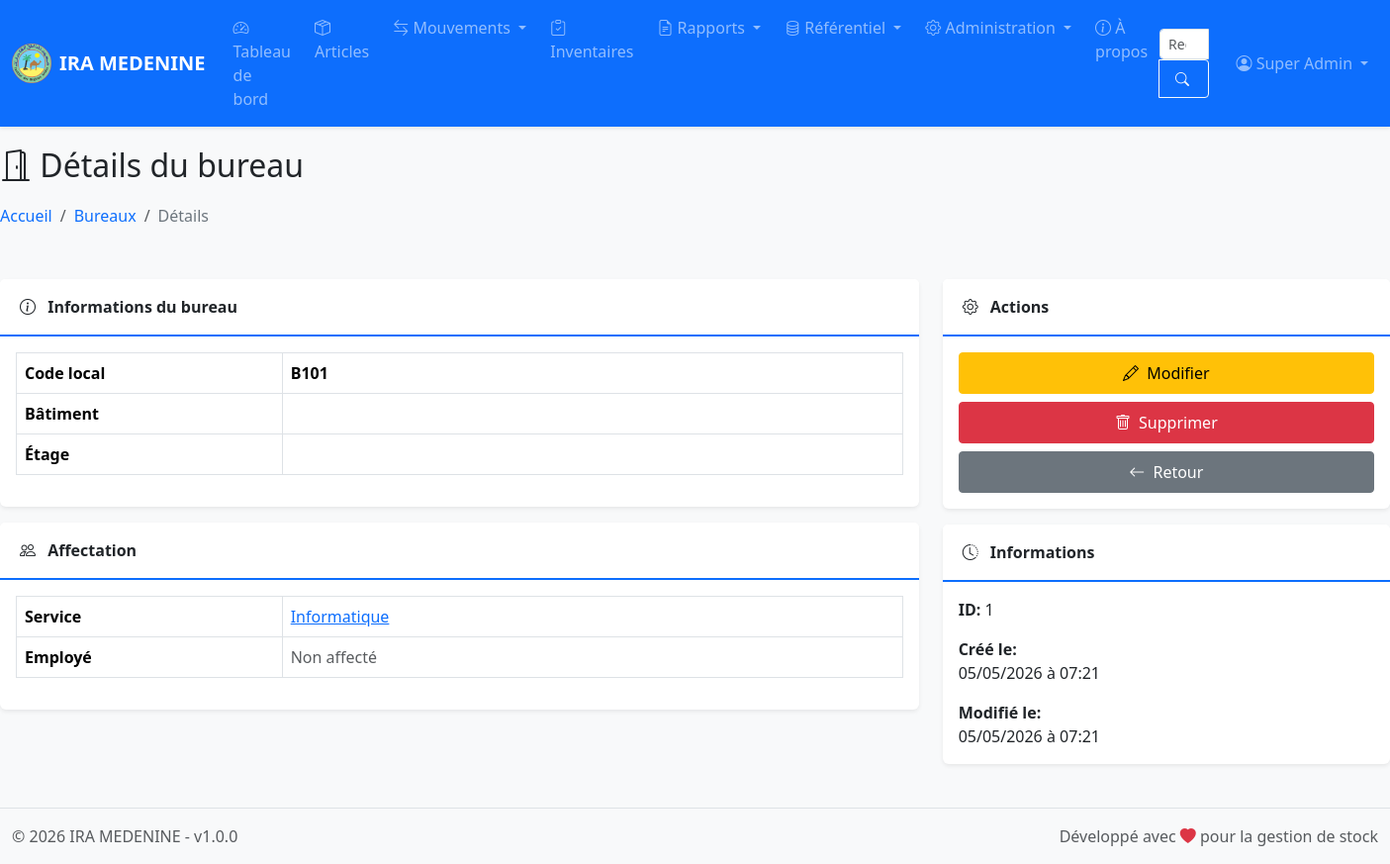
Screenshot of /pages/bureaux/view.php?id=1 (signed in) with the database file from the repository.
### tables this page shows
CREATE TABLE IF NOT EXISTS `parametres` (
  `id` int NOT NULL AUTO_INCREMENT,
  `nom_etablissement` varchar(255) NOT NULL,
  `logo` varchar(255) DEFAULT NULL,
  `adresse` text,
  `tel_fixe` varchar(20) DEFAULT NULL,
  `tel_mobile` varchar(20) DEFAULT NULL,
  `fax` varchar(20) DEFAULT NULL,
  `email` varchar(100) DEFAULT NULL,
  `site_web` varchar(50) NOT NULL,
  `created_at` timestamp NOT NULL DEFAULT CURRENT_TIMESTAMP,
  `updated_at` timestamp NOT NULL DEFAULT CURRENT_TIMESTAMP ON UPDATE CURRENT_TIMESTAMP,
  PRIMARY KEY (`id`)
);

CREATE TABLE `bureaux` (
  `id` int(11) NOT NULL AUTO_INCREMENT,
  `code_local` varchar(50) NOT NULL,
  `service_id` int(11) NOT NULL,
  `employe_id` int(11) DEFAULT NULL,
  `created_at` timestamp NOT NULL DEFAULT CURRENT_TIMESTAMP,
  `updated_at` timestamp NOT NULL DEFAULT CURRENT_TIMESTAMP ON UPDATE CURRENT_TIMESTAMP,
  PRIMARY KEY (`id`),
  UNIQUE KEY `code_local` (`code_local`),
  KEY `idx_service` (`service_id`),
  KEY `idx_employe` (`employe_id`),
  CONSTRAINT `fk_bureau_service` FOREIGN KEY (`service_id`) REFERENCES `services` (`id`),
  CONSTRAINT `fk_bureau_employe` FOREIGN KEY (`employe_id`) REFERENCES `employes` (`id`) ON DELETE SET NULL
);

CREATE TABLE IF NOT EXISTS `services` (
  `id` int NOT NULL AUTO_INCREMENT,
  `nom` varchar(100) NOT NULL,
  `notes` text,
  `created_at` timestamp NOT NULL DEFAULT CURRENT_TIMESTAMP,
  `updated_at` timestamp NOT NULL DEFAULT CURRENT_TIMESTAMP ON UPDATE CURRENT_TIMESTAMP,
  PRIMARY KEY (`id`),
  KEY `idx_nom` (`nom`)
);

### classes/Database.php (called while the page is built, shortened)
<?php
class Database {
    private static $instance = null;
    private $connection;
    private $stmt;
    private function __construct() {
        try {
            $dsn = "mysql:host=" . DB_HOST . ";dbname=" . DB_NAME . ";charset=" . DB_CHARSET;
            $options = [
                PDO::ATTR_ERRMODE => PDO::ERRMODE_EXCEPTION,
                PDO::ATTR_DEFAULT_FETCH_MODE => PDO::FETCH_ASSOC,
                PDO::ATTR_EMULATE_PREPARES => true,
                PDO::ATTR_PERSISTENT => true,
                PDO::MYSQL_ATTR_INIT_COMMAND => "SET NAMES " . DB_CHARSET
            ];
            $this->connection = new PDO($dsn, DB_USER, DB_PASS, $options);
        } catch (PDOException $e) {
            die("Erreur de connexion à la base de données: " . $e->getMessage());
        }
    }
    public static function getInstance() {
        if (self::$instance === null) {
            self::$instance = new self();
        }
        return self::$instance;
    }
    public function prepare($sql) {
        $this->stmt = $this->connection->prepare($sql);
        return $this;
    }
    public function bind($param, $value, $type = null) {
        if (is_null($type)) {
            switch (true) {
                default:
                    $type = PDO::PARAM_STR;
            }
        }
        $this->stmt->bindValue($param, $value, $type);
        return $this;
    }
    public function fetch() {
        $this->stmt->execute();
        return $this->stmt->fetch();
    }
}

### config/config.php (called while the page is built, shortened)
<?php
spl_autoload_register(function ($class) {
    $class_file = ROOT_PATH . '/classes/' . $class . '.php';
});

### classes/Auth.php (called while the page is built, shortened)
<?php
class Auth {
    private $db;
    public function __construct() {
        $this->db = Database::getInstance();
    }
    public function isLoggedIn() {
        if (isset($_SESSION['user_id']) && isset($_SESSION['last_activity'])) {
            return true;
        }
        return false;
    }
    public function getUser() {
        if ($this->isLoggedIn()) {
            return [
                'id' => $_SESSION['user_id'],
                'login' => $_SESSION['user_login'],
                'nom' => $_SESSION['user_nom'],
                'prenom' => $_SESSION['user_prenom'],
                'mail' => $_SESSION['user_mail'],
                'role_id' => $_SESSION['user_role_id'],
                'role_name' => $_SESSION['user_role_name']
            ];
        }
        return null;
    }
    public function isAdmin() {
        return isset($_SESSION['user_role_name']) && $_SESSION['user_role_name'] === 'admin';
    }
    public function hasPermission($module, $action) {
        if ($this->isAdmin()) {
            return true;
        }
        $sql = "SELECT COUNT(*) as count
                FROM role_permissions rp
                INNER JOIN permissions p ON rp.permission_id = p.id
                WHERE rp.role_id = :role_id
                AND p.module = :module
                AND p.action = :action";
        $this->db->prepare($sql);
        $this->db->bind(':role_id', $_SESSION['user_role_id']);
        $this->db->bind(':module', $module);
        $this->db->bind(':action', $action);
        $result = $this->db->fetch();
        return $result['count'] > 0;
    }
}

### pages/bureaux/view.php (the view, shortened to what this page needs)
<?php
require_once __DIR__ . '/../../includes/header.php';
$auth->requirePermission('bureaux', 'view');
$db = Database::getInstance();
$id = $_GET['id'] ?? 0;
$sql = "SELECT b.*,
               s.nom as service_nom,
               e.nom as employe_nom, e.prenom as employe_prenom, e.matricule
        FROM bureaux b
        LEFT JOIN services s ON b.service_id = s.id
        LEFT JOIN employes e ON b.employe_id = e.id
        WHERE b.id = :id";
$db->prepare($sql);
$db->bind(':id', $id);
$bureau = $db->fetch();
?>
<?php require_once __DIR__ . '/../../includes/navbar.php'; ?>
<div class="container-fluid main-container">
    <div class="row mb-4">
        <div class="col-12">
            <h2><i class="bi bi-door-open"></i> Détails du bureau</h2>
            <nav aria-label="breadcrumb">
                <ol class="breadcrumb">
                    <li class="breadcrumb-item"><a href="<?php echo BASE_URL; ?>/index.php">Accueil</a></li>
                    <li class="breadcrumb-item"><a href="<?php echo BASE_URL; ?>/pages/bureaux/index.php">Bureaux</a></li>
                    <li class="breadcrumb-item active">Détails</li>
                </ol>
            </nav>
        </div>
    </div>
    <div class="row">
        <div class="col-md-8">
            <div class="card mb-3">
                <div class="card-header"><i class="bi bi-info-circle"></i> Informations du bureau</div>
                <div class="card-body">
                    <table class="table table-bordered">
                        <tr>
                            <th width="30%">Code local</th>
                            <td><strong><?php echo htmlspecialchars($bureau['code_local']); ?></strong></td>
                        </tr>
                        <tr>
                            <th>Bâtiment</th>
                            <td><?php echo htmlspecialchars($bureau['batiment']); ?></td>
                        </tr>
                        <tr>
                            <th>Étage</th>
                            <td><?php echo htmlspecialchars($bureau['etage']); ?></td>
                        </tr>
                    </table>
                </div>
            </div>
            <div class="card mb-3">
                <div class="card-header"><i class="bi bi-people"></i> Affectation</div>
                <div class="card-body">
                    <table class="table table-bordered">
                        <tr>
                            <th width="30%">Service</th>
                            <td>
                                <?php if ($bureau['service_nom']): ?>
                                    <a href="<?php echo BASE_URL; ?>/pages/services/view.php?id=<?php echo $bureau['service_id']; ?>">
                                        <?php echo htmlspecialchars($bureau['service_nom']); ?>
                                    </a>
                                <?php else: ?>
                                    <span class="text-muted">Non affecté</span>
                                <?php endif; ?>
                            </td>
                        </tr>
                        <tr>
                            <th>Employé</th>
                            <td>
                                <?php if ($bureau['employe_nom']): ?>
                                    <a href="<?php echo BASE_URL; ?>/pages/employes/view.php?id=<?php echo $bureau['employe_id']; ?>">
                                        <?php echo htmlspecialchars($bureau['employe_nom'] . ' ' . $bureau['employe_prenom']); ?>
                                        <small class="text-muted">(<?php echo htmlspecialchars($bureau['matricule']); ?>)</small>
                                    </a>
                                <?php else: ?>
                                    <span class="text-muted">Non affecté</span>
                                <?php endif; ?>
                            </td>
                        </tr>
                    </table>
                </div>
            </div>
        </div>
        <div class="col-md-4">
            <div class="card mb-3">
                <div class="card-header"><i class="bi bi-gear"></i> Actions</div>
                <div class="card-body">
                    <div class="d-grid gap-2">
                        <?php if ($auth->hasPermission('bureaux', 'update')): ?>
                            <a href="<?php echo BASE_URL; ?>/pages/bureaux/edit.php?id=<?php echo $id; ?>" class="btn btn-warning">
                                <i class="bi bi-pencil"></i> Modifier
                            </a>
                        <?php endif; ?>
                        <?php if ($auth->hasPermission('bureaux', 'delete')): ?>
                            <a href="<?php echo BASE_URL; ?>/pages/bureaux/delete.php?id=<?php echo $id; ?>" class="btn btn-danger"
                               onclick="return confirm('Voulez-vous vraiment supprimer ce bureau ?');">
                                <i class="bi bi-trash"></i> Supprimer
                            </a>
                        <?php endif; ?>
                        <a href="<?php echo BASE_URL; ?>/pages/bureaux/index.php" class="btn btn-secondary">
                            <i class="bi bi-arrow-left"></i> Retour
                        </a>
                    </div>
                </div>
            </div>
            <div class="card">
                <div class="card-header"><i class="bi bi-clock-history"></i> Informations</div>
                <div class="card-body">
                    <p><strong>ID:</strong> <?php echo $bureau['id']; ?></p>
                    <p><strong>Créé le:</strong><br><?php echo date('d/m/Y à H:i', strtotime($bureau['created_at'])); ?></p>
                    <p class="mb-0"><strong>Modifié le:</strong><br><?php echo date('d/m/Y à H:i', strtotime($bureau['updated_at'])); ?></p>
                </div>
            </div>
        </div>
    </div>
</div>
<?php require_once __DIR__ . '/../../includes/footer.php'; ?>

### includes/navbar.php (shortened to what this page needs)
<nav class="navbar navbar-expand-lg navbar-dark bg-primary sticky-top">
    <div class="container-fluid">
        <a class="navbar-brand d-flex align-items-center" href="<?php echo BASE_URL; ?>/index.php">
            <?php if (!empty($parametres['logo'])): ?>
                <img src="<?php echo BASE_URL; ?>/uploads/logo/<?php echo htmlspecialchars($parametres['logo']); ?>" alt="Logo" height="40" class="me-2" style="object-fit:contain;">
            <?php endif; ?>
            <span class="fw-bold"><?php echo htmlspecialchars($parametres['nom_etablissement'] ?? APP_NAME); ?></span>
        </a>
        <div class="collapse navbar-collapse" id="navbarMain">
            <ul class="navbar-nav me-auto mb-2 mb-lg-0">
                <li class="nav-item">
                    <a class="nav-link <?php echo basename($_SERVER['PHP_SELF']) == 'index.php' ? 'active' : ''; ?>" href="<?php echo BASE_URL; ?>/index.php">
                        <i class="bi bi-speedometer2"></i> Tableau de bord
                    </a>
                </li>
                <?php if ($auth->hasPermission('articles', 'view')): ?>
                <li class="nav-item">
                    <a class="nav-link <?php echo strpos($_SERVER['PHP_SELF'], 'articles') !== false ? 'active' : ''; ?>" href="<?php echo BASE_URL; ?>/pages/articles/index.php">
                        <i class="bi bi-box-seam"></i> Articles
                    </a>
                </li>
                <?php endif; ?>
                <?php if ($auth->hasPermission('entrees', 'view') || $auth->hasPermission('sorties', 'view') || $auth->hasPermission('retours', 'view')): ?>
                <li class="nav-item dropdown">
                    <a class="nav-link dropdown-toggle" href="#" id="navbarMouvements" role="button" data-bs-toggle="dropdown" aria-expanded="false">
                        <i class="bi bi-arrow-left-right"></i> Mouvements
                    </a>
                </li>
                <?php endif; ?>
                <?php if ($auth->hasPermission('inventaires', 'view')): ?>
                <li class="nav-item">
                    <a class="nav-link <?php echo strpos($_SERVER['PHP_SELF'], 'inventaires') !== false ? 'active' : ''; ?>" href="<?php echo BASE_URL; ?>/pages/inventaires/index.php">
                        <i class="bi bi-clipboard-check"></i> Inventaires
                    </a>
                </li>
                <?php endif; ?>
                <?php if ($auth->hasPermission('rapports', 'view')): ?>
                <li class="nav-item dropdown">
                    <a class="nav-link dropdown-toggle" href="#" id="navbarRapports" role="button" data-bs-toggle="dropdown" aria-expanded="false">
                        <i class="bi bi-file-earmark-text"></i> Rapports
                    </a>
                </li>
                <?php endif; ?>
                <?php if ($auth->hasPermission('services', 'view') || $auth->hasPermission('employes', 'view') || $auth->hasPermission('fournisseurs', 'view') || $auth->hasPermission('equipes', 'view')): ?>
                <li class="nav-item dropdown">
                    <a class="nav-link dropdown-toggle" href="#" id="navbarReferentiel" role="button" data-bs-toggle="dropdown" aria-expanded="false">
                        <i class="bi bi-database"></i> Référentiel
                    </a>
                </li>
                <?php endif; ?>
                <?php if ($auth->isAdmin()): ?>
                <li class="nav-item dropdown">
                    <a class="nav-link dropdown-toggle" href="#" id="navbarAdmin" role="button" data-bs-toggle="dropdown" aria-expanded="false">
                        <i class="bi bi-gear"></i> Administration
                    </a>
                </li>
                <?php endif; ?>
                <li class="nav-item">
                    <a class="nav-link" href="<?php echo BASE_URL; ?>/pages/apropos/index.php">
                        <i class="bi bi-info-circle"></i> À propos
                    </a>
                </li>
            </ul>
            <form class="d-flex me-3" action="<?php echo BASE_URL; ?>/pages/search.php" method="GET">
                <div class="input-group">
                    <input class="form-control form-control-sm" type="search" placeholder="Rechercher..." aria-label="Rechercher" name="q" required>
                    <button class="btn btn-outline-light btn-sm" type="submit"><i class="bi bi-search"></i></button>
                </div>
            </form>
            <ul class="navbar-nav">
                <li class="nav-item dropdown">
                    <a class="nav-link dropdown-toggle" href="#" id="navbarUser" role="button" data-bs-toggle="dropdown" aria-expanded="false">
                        <i class="bi bi-person-circle"></i> <?php echo $current_user['prenom'] . ' ' . $current_user['nom']; ?>
                    </a>
                </li>
            </ul>
        </div>
    </div>
</nav>

### includes/footer.php (shortened to what this page needs)
    <footer class="footer mt-auto py-3 bg-light border-top">
        <div class="container-fluid">
            <div class="row">
                <div class="col-md-6 text-muted">
                    &copy; <?php echo date('Y'); ?> <?php echo $parametres['nom_etablissement'] ?? APP_NAME; ?> - v<?php echo APP_VERSION; ?>
                </div>
                <div class="col-md-6 text-end text-muted">
                    Développé avec <i class="bi bi-heart-fill text-danger"></i> pour la gestion de stock
                </div>
            </div>
        </div>
    </footer>
</body>
</html>

### rows the page displays
parametres: logo (picture), nom_etablissement "IRA MEDENINE"
bureaux: code_local "B101", service.nom "Informatique", id "1", created_at "05/05/2026 à 07:21", updated_at "05/05/2026 à 07:21"

### other values shown
$current_user['prenom'] "Super"
$current_user['nom'] "Admin"
APP_VERSION "1.0.0"
